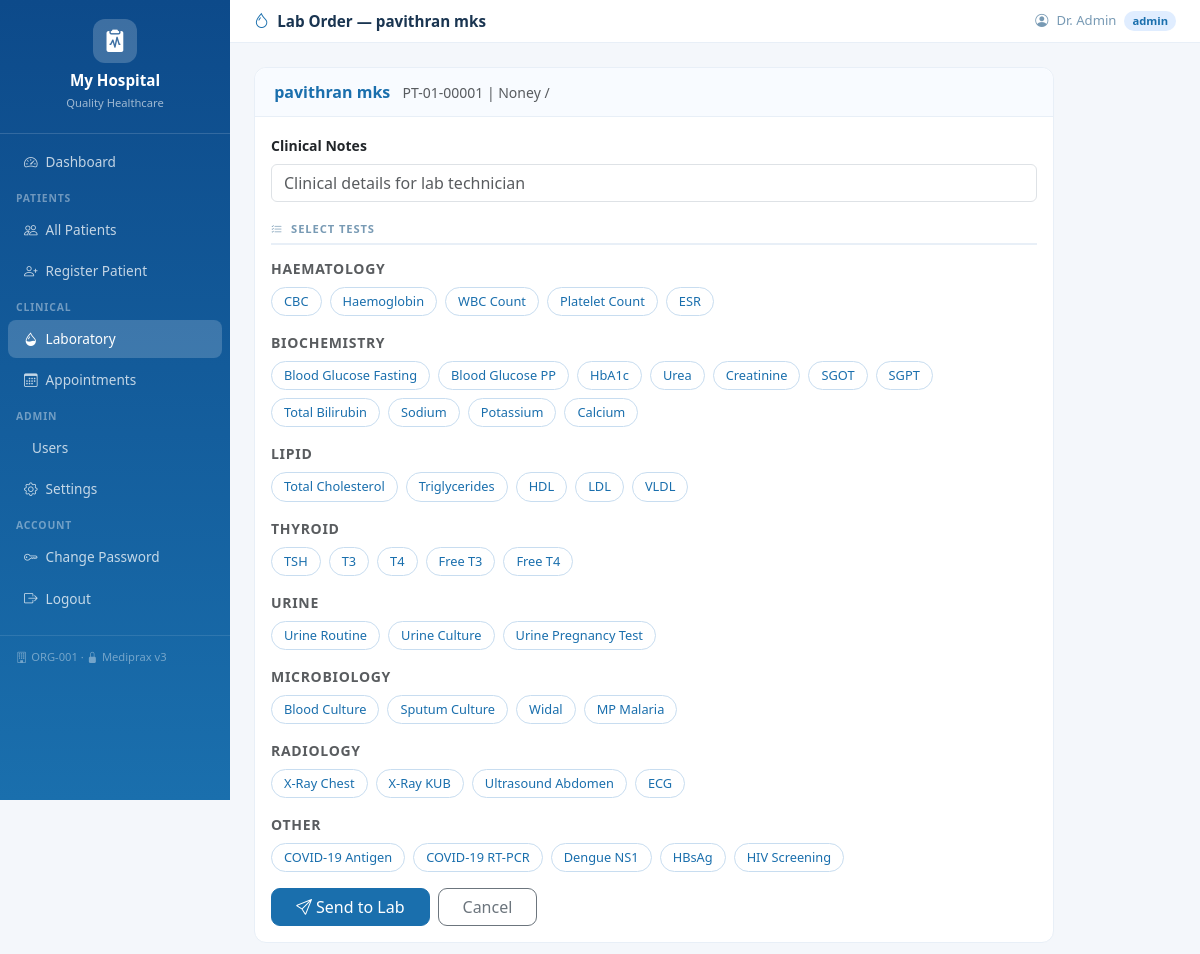
/lab/order/1 (signed in), run on the app's committed database.
### tables this page shows
CREATE TABLE hospitals(
            id         INTEGER PRIMARY KEY AUTOINCREMENT,
            name       TEXT NOT NULL,
            tagline    TEXT DEFAULT 'Quality Healthcare',
            address    TEXT DEFAULT '',
            phone      TEXT DEFAULT '',
            email      TEXT DEFAULT '',
            color1     TEXT DEFAULT '#1a6fad',
            color2     TEXT DEFAULT '#0e9f8b',
            is_active  INTEGER DEFAULT 1,
            created_at TIMESTAMP DEFAULT CURRENT_TIMESTAMP
        , org_id TEXT);

CREATE TABLE patients(
            id                INTEGER PRIMARY KEY AUTOINCREMENT,
            hospital_id       INTEGER NOT NULL,
            uhid              TEXT,
            name              TEXT NOT NULL,
            dob               DATE,
            age               INTEGER,
            gender            TEXT,
            guardian_name     TEXT DEFAULT '',
            guardian_relation TEXT DEFAULT '',
            emergency_contact TEXT DEFAULT '',
            emergency_phone   TEXT DEFAULT '',
            insurance         TEXT DEFAULT '',
            insurance_no      TEXT DEFAULT '',
            blood_group       TEXT DEFAULT '',
            rh_factor         TEXT DEFAULT '',
            height_cm         INTEGER,
            address           TEXT DEFAULT '',
            city              TEXT DEFAULT '',
            state             TEXT DEFAULT '',
            phone             TEXT DEFAULT '',
            email             TEXT DEFAULT '',
            individual_number TEXT DEFAULT '',
            occupation        TEXT DEFAULT '',
            marital_status    TEXT DEFAULT '',
            religion          TEXT DEFAULT '',
            nationality       TEXT DEFAULT 'Indian',
            comorbidity       TEXT DEFAULT '',
            known_allergies   TEXT DEFAULT '',
            past_medical_history TEXT DEFAULT '',
            past_surgical_history TEXT DEFAULT '',
            family_history    TEXT DEFAULT '',
            habits            TEXT DEFAULT '',
            patient_type      TEXT DEFAULT 'OPD'
                              CHECK(patient_type IN ('OPD','IPD','Emergency')),
            created_at        TIMESTAMP DEFAULT CURRENT_TIMESTAMP,
            updated_at        TIMESTAMP DEFAULT CURRENT_TIMESTAMP, org_id TEXT,
            FOREIGN KEY (hospital_id) REFERENCES hospitals(id)
        );

CREATE TABLE settings(
            id             INTEGER PRIMARY KEY AUTOINCREMENT,
            hospital_id    INTEGER UNIQUE NOT NULL,
            doctor_name    TEXT DEFAULT '',
            doctor_degree  TEXT DEFAULT 'MBBS, MD',
            FOREIGN KEY (hospital_id) REFERENCES hospitals(id)
        );

### app/routes/lab_routes.py (the view, shortened to what this page needs)
@lab_routes.route('/order/<int:pid>', methods=['GET','POST'])
def order_tests(pid):
    if not _ok(): return redirect(url_for('auth.login'))
    if not _rw(): flash('Read-only.','danger'); return redirect(url_for('patients.patient_detail',pid=pid))
    hid = _hid(); db = get_db()
    patient = db.execute('SELECT * FROM patients WHERE id=? AND hospital_id=?',(pid,hid)).fetchone()
    if not patient: flash('Not found.','danger'); return redirect(url_for('patients.patients'))
    lv = db.execute('SELECT id FROM visits WHERE patient_id=? AND hospital_id=? ORDER BY id DESC LIMIT 1',(pid,hid)).fetchone()
    return render_template('lab/order_form.html', patient=dict(patient), common_tests=COMMON,
                           last_visit_id=lv['id'] if lv else None)

### app/database.py (called while the page is built)
def get_db():
    if 'db' not in g:
        g.db = sqlite3.connect(current_app.config['DATABASE'])
        g.db.row_factory = sqlite3.Row
        g.db.execute('PRAGMA foreign_keys = ON')
    return g.db

### app/routes/lab_routes.py (called while the page is built)
def _ok():  return 'user_id' in session and 'hospital_id' in session

def _hid(): return session.get('hospital_id',1)

def _rw():  return session.get('role') in ('admin','doctor')

### templates/lab/order_form.html (shortened to what this page needs)
{% extends "base.html" %}
{% block page_title %}<i class="bi bi-droplet me-2 text-primary"></i>Lab Order — {{ patient.name }}{% endblock %}
{% block content %}
<div class="card" style="max-width:800px">
  <div class="card-header">
    <span class="fw-semibold text-primary">{{ patient.name }}</span>
    <small class="text-muted ms-2">{{ patient.uhid }} | {{ patient.age }}y / {{ patient.gender }}</small>
  </div>
  <div class="card-body">
    <form method="POST">
      <div class="mb-3"><label class="form-label small fw-semibold">Clinical Notes</label>
        <input type="text" name="notes" class="form-control" placeholder="Clinical details for lab technician"/></div>
      <div class="section-header"><i class="bi bi-list-check me-2"></i>Select Tests</div>
      {% for category, tests in common_tests.items() %}
      <div class="mb-3">
        <div class="fw-semibold text-muted small mb-2" style="text-transform:uppercase;letter-spacing:.05em">{{ category }}</div>
        <div class="d-flex flex-wrap gap-2">
          {% for test in tests %}
          <label class="test-chip">
            <span style="display:inline-block;padding:4px 12px;border-radius:20px;border:1.5px solid #c8ddf0;background:#fff;color:#1a6fad;font-size:.8rem;cursor:pointer;transition:all .15s">{{ test }}</span>
          </label>
          {% endfor %}
        </div>
      </div>
      {% endfor %}
      <div class="d-flex gap-2 mt-3">
        <button type="submit" class="btn btn-primary px-4" style="border-radius:9px"><i class="bi bi-send me-1"></i>Send to Lab</button>
        <a href="{{ url_for('patients.patient_detail', pid=patient.id) }}" class="btn btn-outline-secondary px-4" style="border-radius:9px">Cancel</a>
      </div>
    </form>
  </div>
</div>
{% endblock %}

### templates/base.html (shortened to what this page needs)
<!DOCTYPE html>
<html lang="en">
<head>
  <link href="https://cdn.jsdelivr.net/npm/bootstrap@5.3.2/dist/css/bootstrap.min.css" rel="stylesheet"/>
  <link href="https://cdn.jsdelivr.net/npm/bootstrap-icons@1.11.3/font/bootstrap-icons.min.css" rel="stylesheet"/>
  <link rel="stylesheet" href="{{ url_for('static', filename='css/style.css') }}"/>
</head>
<body>
<nav id="sidebar">
  <div class="brand">
    <div class="brand-icon"><i class="bi bi-clipboard2-pulse-fill"></i></div>
    <h5>{{ hospital.name }}</h5>
    <small>{{ hospital.tagline }}</small>
  </div>
  <ul class="nav flex-column mt-2">
    {% if session.role != 'patient' %}
    <li class="nav-item"><a href="{{ url_for('auth.dashboard') }}" class="nav-link {% if request.endpoint=='auth.dashboard' %}active{% endif %}"><i class="bi bi-speedometer2"></i> Dashboard</a></li>
    <li class="nav-label">Patients</li>
    <li class="nav-item"><a href="{{ url_for('patients.patients') }}" class="nav-link {% if 'patients.' in (request.endpoint or '') %}active{% endif %}"><i class="bi bi-people"></i> All Patients</a></li>
    {% if session.role in ('admin','doctor') %}
    <li class="nav-item"><a href="{{ url_for('patients.add_patient_view') }}" class="nav-link"><i class="bi bi-person-plus"></i> Register Patient</a></li>
    {% endif %}
    <li class="nav-label">Clinical</li>
    <li class="nav-item"><a href="{{ url_for('lab.lab_list') }}" class="nav-link {% if 'lab.' in (request.endpoint or '') %}active{% endif %}"><i class="bi bi-droplet-half"></i> Laboratory</a></li>
    <li class="nav-item"><a href="{{ url_for('appointments.appointments') }}" class="nav-link {% if 'appointments.' in (request.endpoint or '') %}active{% endif %}"><i class="bi bi-calendar3"></i> Appointments</a></li>
    {% if session.role == 'admin' %}
    <li class="nav-label">Admin</li>
    <li class="nav-item"><a href="{{ url_for('auth.users') }}" class="nav-link {% if request.endpoint=='auth.users' %}active{% endif %}"> Users</a></li>
    <li class="nav-item"><a href="{{ url_for('settings.hospital_settings') }}" class="nav-link {% if 'settings.' in (request.endpoint or '') %}active{% endif %}"><i class="bi bi-gear"></i> Settings</a></li>
    {% endif %}
    {% else %}
    <li class="nav-item"><a href="{{ url_for('patients.patient_detail', pid=session.patient_id) }}" class="nav-link active"><i class="bi bi-file-medical"></i> My Records</a></li>
    {% endif %}
    <li class="nav-label">Account</li>
    <li class="nav-item"><a href="{{ url_for('auth.change_password') }}" class="nav-link"><i class="bi bi-key"></i> Change Password</a></li>
    <li class="nav-item"><a href="{{ url_for('auth.logout') }}" class="nav-link"><i class="bi bi-box-arrow-right"></i> Logout</a></li>
  </ul>
  <div class="sidebar-footer">
    {% if hospital.org_id %}<i class="bi bi-building me-1"></i>{{ hospital.org_id }} &middot; {% endif %}
    <i class="bi bi-lock-fill me-1"></i>Mediprax v3
  </div>
</nav>
<div id="topbar">
  <div class="d-flex align-items-center gap-2">
    <p class="page-title mb-0">{% block page_title %}{% endblock %}</p>
  </div>
  <div class="user-pill">
    <i class="bi bi-person-circle"></i>
    <span>{{ session.name }}</span>
    <span class="role-badge role-{{ session.role }}">{{ session.role }}</span>
  </div>
</div>
<div id="main">
  {% block content %}{% endblock %}
</div>
</body>
</html>

### static/css/style.css (style rules this page uses)
:root { --sidebar-w: 230px; }
body { margin:0; font-family:'Segoe UI',sans-serif; background:#f4f7fb; }
#sidebar { position:fixed; top:0; left:0; width:var(--sidebar-w); height:100vh; overflow-y:auto; z-index:200; }
.brand { padding:1.2rem 1rem; border-bottom:1px solid rgba(255,255,255,.15); text-align:center; }
.brand-icon { width:44px; height:44px; border-radius:12px; display:flex; align-items:center; justify-content:center; margin:0 auto .5rem; color:#fff; font-size:1.4rem; background:rgba(255,255,255,.2); }
.brand h5 { color:#fff; margin:0; font-weight:700; font-size:.95rem; }
.brand small { color:rgba(255,255,255,.6); font-size:.7rem; }
.nav-link { color:rgba(255,255,255,.75) !important; padding:.55rem 1rem !important; border-radius:8px; margin:.1rem .5rem; font-size:.85rem; display:flex; align-items:center; gap:8px; }
.nav-link:hover, .nav-link.active { background:rgba(255,255,255,.18) !important; color:#fff !important; }
.nav-label { padding:.5rem 1rem .2rem; font-size:.65rem; text-transform:uppercase; letter-spacing:.08em; color:rgba(255,255,255,.4); font-weight:700; }
.sidebar-footer { padding:.8rem 1rem; font-size:.7rem; color:rgba(255,255,255,.4); border-top:1px solid rgba(255,255,255,.1); margin-top:1rem; }
#topbar { margin-left:var(--sidebar-w); background:#fff; border-bottom:1px solid #e8eff7; padding:.6rem 1.5rem; display:flex; justify-content:space-between; align-items:center; position:sticky; top:0; z-index:100; }
.page-title { font-weight:600; font-size:.95rem; color:#1a3551; }
.user-pill { display:flex; align-items:center; gap:8px; font-size:.82rem; color:#789ab4; }
.role-badge { padding:2px 8px; border-radius:10px; font-size:.7rem; font-weight:600; }
.role-admin { background:#e0edff; color:#1a6fad; }
#main { margin-left:var(--sidebar-w); padding:1.5rem; }
.card { border:1px solid #e8eff7; border-radius:12px; box-shadow:none; }
.card-header { background:#f8fbff; border-bottom:1px solid #e8eff7; border-radius:12px 12px 0 0 !important; padding:.75rem 1.2rem; }
.section-header { font-size:.7rem; text-transform:uppercase; letter-spacing:.08em; color:#789ab4; font-weight:700; border-bottom:2px solid #e8eff7; padding-bottom:5px; margin:1.2rem 0 .8rem; }

### data on the page
hospitals: name "My Hospital", tagline "Quality Healthcare", org_id "ORG-001"
patients: name "pavithran mks", uhid "PT-01-00001"
settings: name "Dr. Admin"

### other printed values
{{ session.role }} "admin"
{{ patient.age }} "None"
{{ category }} "HAEMATOLOGY" "BIOCHEMISTRY" "LIPID" "THYROID" "URINE" "MICROBIOLOGY" "RADIOLOGY" "OTHER"
{{ test }} "CBC" "Haemoglobin" "WBC Count" "Platelet Count" "ESR" "Blood Glucose Fasting" "Blood Glucose PP" "HbA1c" "Urea" "Creatinine" "SGOT" "SGPT" "Total Bilirubin" "Sodium" "Potassium" "Calcium" "Total Cholesterol" "Triglycerides" "HDL" "LDL" "VLDL" "TSH" "T3" "T4" "Free T3" "Free T4" "Urine Routine" "Urine Culture" "Urine Pregnancy Test" "Blood Culture" "Sputum Culture" "Widal" "MP Malaria" "X-Ray Chest" "X-Ray KUB" "Ultrasound Abdomen" "ECG" "COVID-19 Antigen" "COVID-19 RT-PCR" "Dengue NS1" "HBsAg" "HIV Screening"
